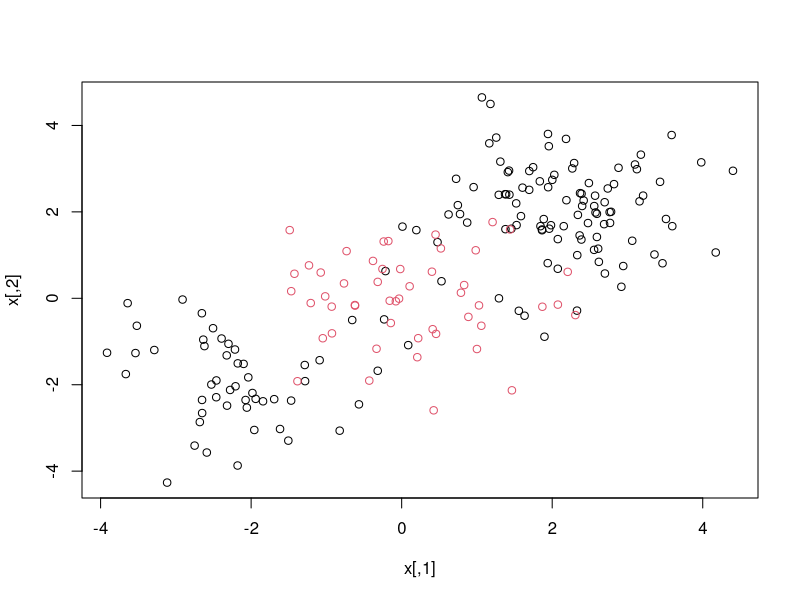
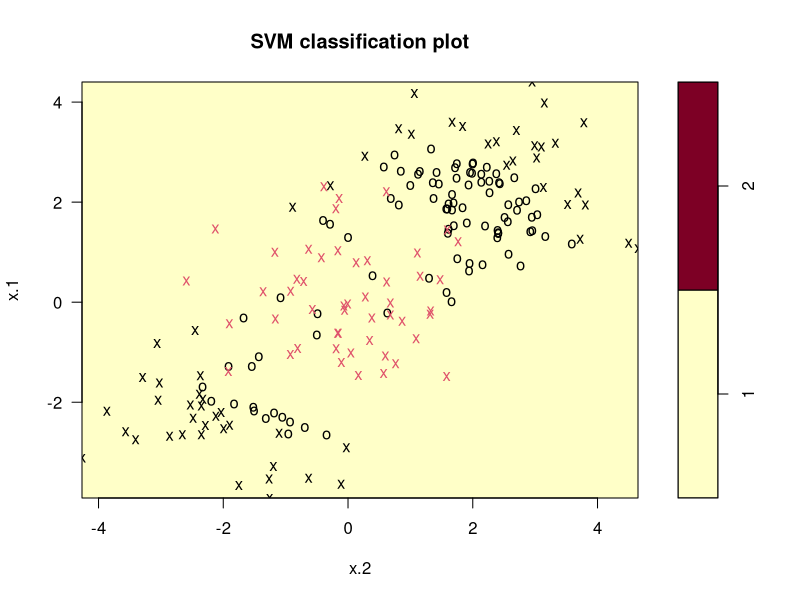
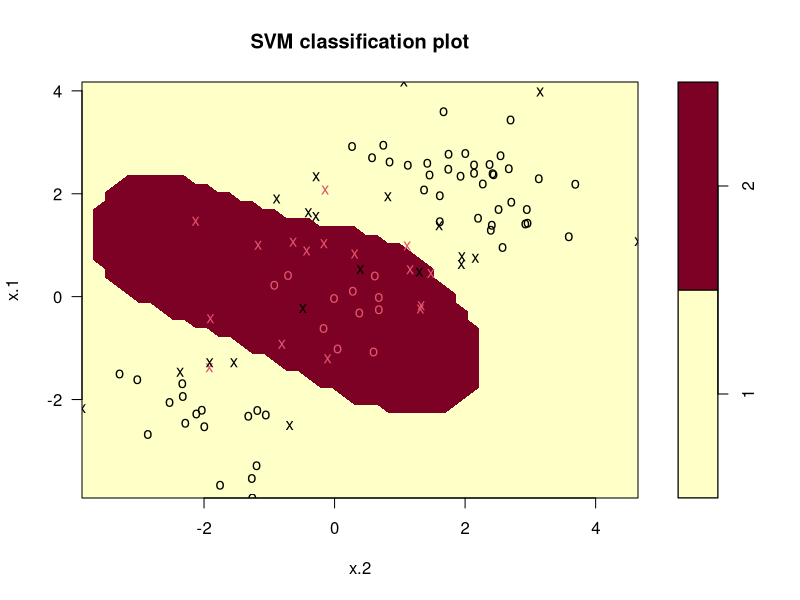

The R source for these figures, in order:
## ---- chunk 1
knitr::opts_chunk$set(echo = TRUE)
## ---- chunk 2
set.seed(1)
x<-matrix(rnorm(200*2),ncol=2)
x[1:100,]<-x[1:100,]+2
x[101:150,]=x[101:150,]-2
y<-c(rep(1,150),rep(2,50))
dat<-data.frame(x=x,y=as.factor(y))
plot(x,col=y)
## ---- chunk 3
dat<-data.frame(x=x,y=as.factor(y)) # encode response as factor
library(e1071)
svmfit<-svm(y~.,data=dat,kernel="linear",cost=10,scale=FALSE)
plot(svmfit,dat)
## ---- chunk 4
set.seed(1)
tune.out<-tune(svm,y~.,data=dat,kernel="linear",ranges=list(cost=c(0.001,0.01,0.1,1,5,10,100)))
bestmod<-tune.out$best.model
## ---- chunk 5
xtest<-matrix(rnorm(200*2),ncol=2)
xtest[1:100,]<-x[1:100,]+2
xtest[101:150,]<-x[101:150,]-2
ytest<-sample(c(1,150),20,rep=TRUE)
xtest[ytest==1,]=xtest[ytest==1,]+1
testdat<-data.frame(x=xtest,y=as.factor(ytest))
ypred<-predict(bestmod,testdat)
table(predict=ypred,truth=testdat$y)
## ---- chunk 6
train<-sample(200,100)
svmfit<-svm(y~.,data=dat[train,],kernel="radial",gamma=1,cost=1)
plot(svmfit,dat[train,])
## ---- chunk 7
set.seed(1)
tune.out<-tune(svm,y~.,data=dat[train,],kernel="radial",ranges=list(cost=c(0.1,1,10,100,1000),gamma=c(0.5,1,2,3,4)))
summary(tune.out)
## ---- chunk 8
table(true=dat[-train,"y"],pred=predict(tune.out$best.model,newx=dat[-train,]))
